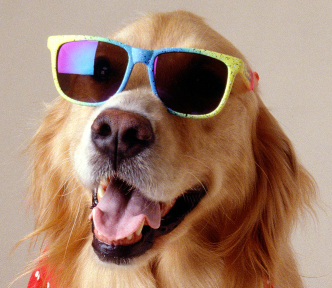
#> input picture vision1/Archivos del curso/perro_cara.jpg, 332 x 288 px, found by its file name
$ python Bordes.py
#> lines starting #> are read from the running program, lines starting #| are printed output that depends on the picture; after the words box and inside, x2 and y2 are one past the last pixel; in counts of white or black regions, pixels touching at a corner belong together
import numpy as np
import matplotlib.pyplot as plt
import cv2
perro = cv2.imread('C:/Users/valef/Downloads/vision1/Archivos del curso/perro_cara.jpg')
#> perro is the input picture: shape (288, 332, 3); mean B, G, R 109.9, 129.3, 161.3
plt.figure()
plt.imshow(perro)

ba=cv2.Canny(perro,127,127)
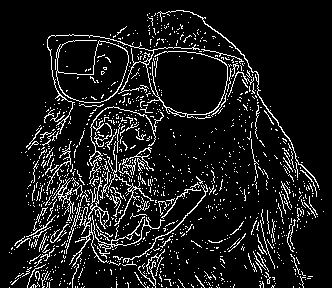
#> ba: shape (288, 332); 10% white in thin lines or dots
bb=cv2.Canny(perro,0,255)
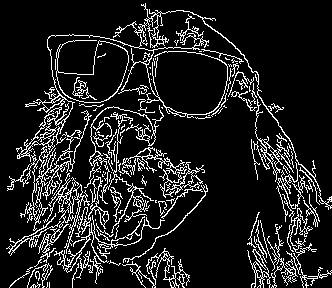
#> bb: shape (288, 332); 12.5% white in thin lines or dots
bc=cv2.Canny(perro,255,0)
bd=cv2.Canny(perro,0,127)
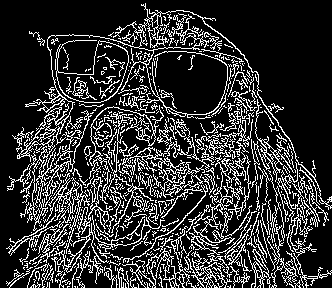
#> bd: shape (288, 332); 20% white in thin lines or dots
be=cv2.Canny(perro,127,0)
bf=cv2.Canny(perro,100,160)
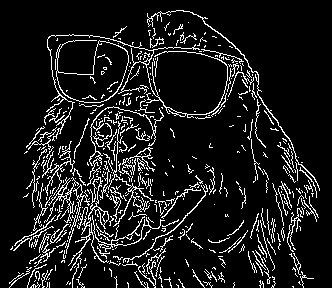
#> bf: shape (288, 332); 10.6% white in thin lines or dots

f, grid = plt.subplots(2,3)

grid[0,0].imshow(ba)
grid[0,1].imshow(bb)
grid[0,2].imshow(bc)
grid[1,0].imshow(bd)
grid[1,1].imshow(be)
grid[1,2].imshow(bf)

grid[0,0].axis('off')
grid[0,1].axis('off')
grid[0,2].axis('off')
grid[1,0].axis('off')
grid[1,1].axis('off')
grid[1,2].axis('off')

mediana=np.median(perro)
#> mediana = 160
lower=int(max(0,0.7*mediana))
#> lower = 112
upper=int(min(255,1.3*mediana))
#> upper = 208

blur=cv2.blur(perro,(3,3))
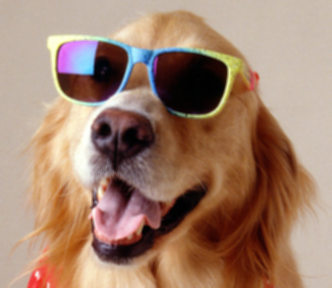
#> blur: shape (288, 332, 3); mean B, G, R 109.9, 129.3, 161.3
bordes=cv2.Canny(blur,lower,upper)
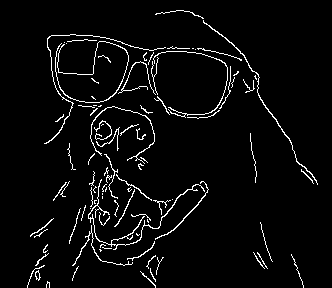
#> bordes: shape (288, 332); 4.1% white in thin lines or dots, all inside (x1, y1, x2, y2) = (27, 10, 318, 288)
plt.figure()
plt.imshow(bordes)

$ run again, with vision1/Archivos del curso/Weld.jpg copied over vision1/Archivos del curso/perro_cara.jpg
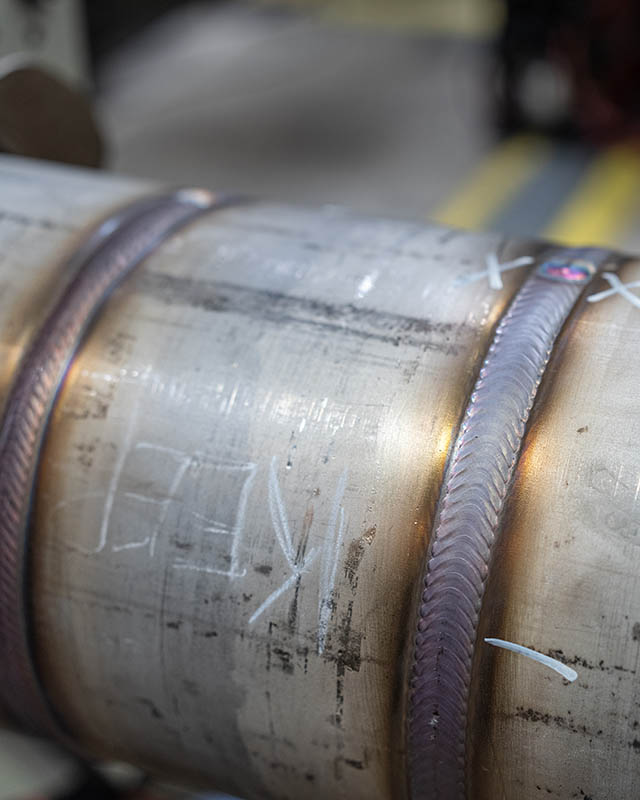
#> input picture vision1/Archivos del curso/Weld.jpg, 640 x 800 px, found by its file name
#> perro is the input picture: shape (800, 640, 3); mean B, G, R 114.4, 115.4, 117.9
#> `ba=cv2.Canny(perro,127,127)`:
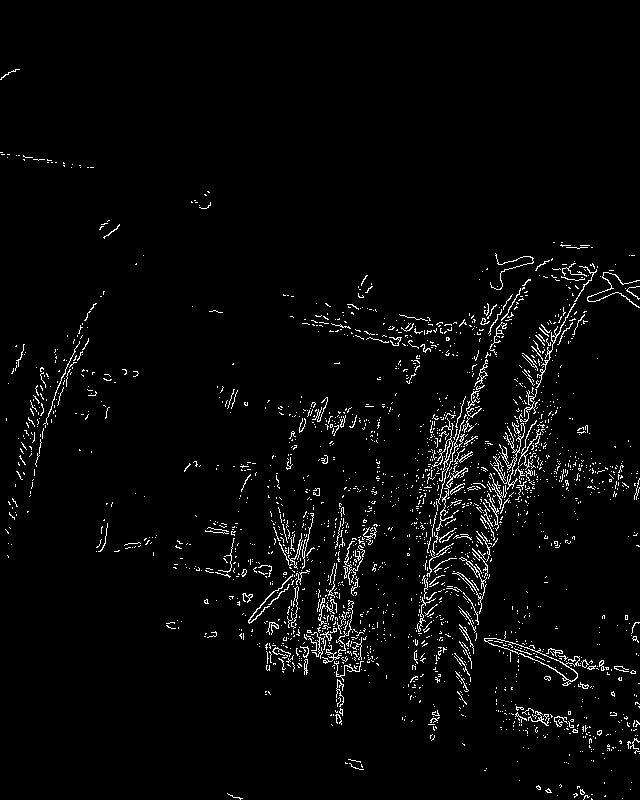
#> ba: shape (800, 640); 3% white in thin lines or dots
#> bb: shape (800, 640); 7% white in thin lines or dots, all inside (x1, y1, x2, y2) = (41, 215, 640, 800)
#> bd: shape (800, 640); 11.3% white in thin lines or dots
#> bf: shape (800, 640); 3.2% white in thin lines or dots
#> mediana = 112
#> lower = 78
#> upper = 145
#> `bordes=cv2.Canny(blur,lower,upper)`:
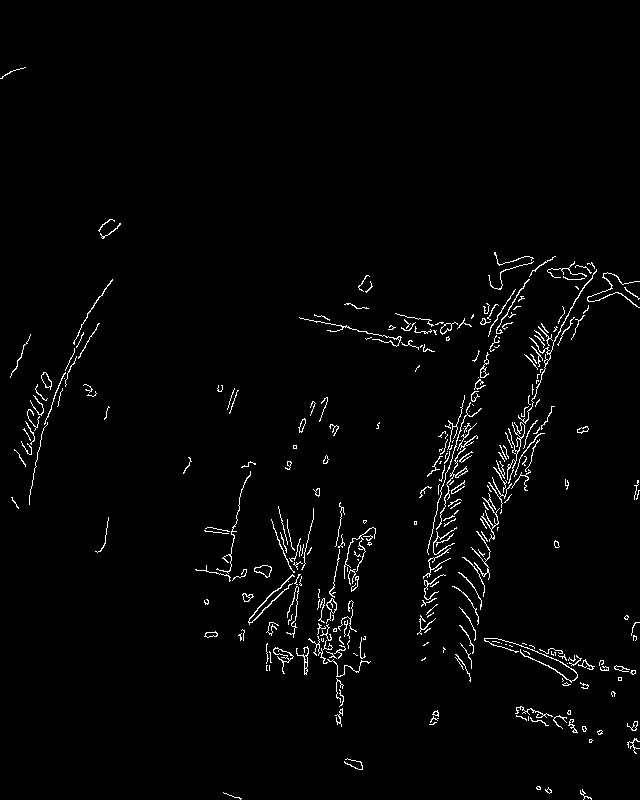
#> bordes: shape (800, 640); 2% white in thin lines or dots

$ run again, with vision1/Archivos del curso/Weld2.jpg copied over vision1/Archivos del curso/perro_cara.jpg
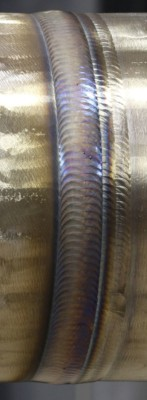
#> input picture vision1/Archivos del curso/Weld2.jpg, 147 x 400 px, found by its file name
#> perro is the input picture: shape (400, 147, 3); mean B, G, R 95.8, 106.6, 114.9
#> `ba=cv2.Canny(perro,127,127)`:
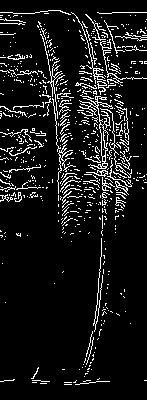
#> ba: shape (400, 147); 9.2% white in thin lines or dots
#> bb: shape (400, 147); 11.3% white in thin lines or dots, all inside (x1, y1, x2, y2) = (0, 10, 147, 338)
#> bd: shape (400, 147); 18.8% white in thin lines or dots
#> bf: shape (400, 147); 9.9% white in thin lines or dots
#> mediana = 92
#> lower = 64
#> upper = 119
#> `bordes=cv2.Canny(blur,lower,upper)`:
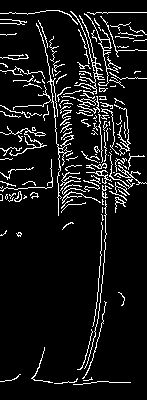
#> bordes: shape (400, 147); 8.9% white in thin lines or dots

$ run again, with vision1/Archivos del curso/ajedrez_real.jpg copied over vision1/Archivos del curso/perro_cara.jpg
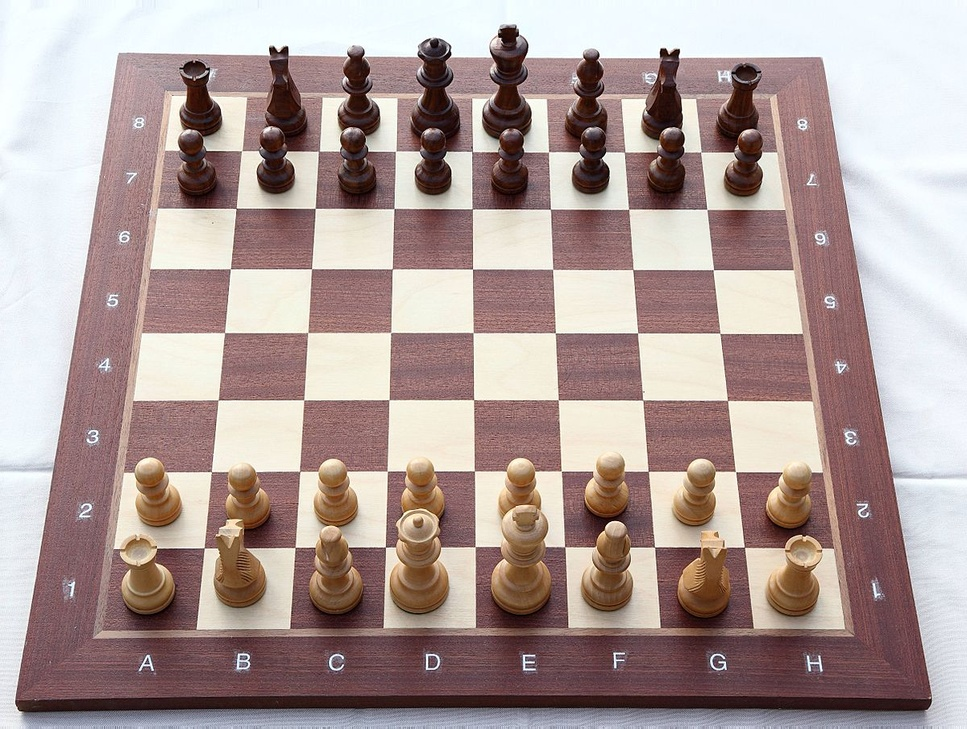
#> input picture vision1/Archivos del curso/ajedrez_real.jpg, 967 x 729 px, shrunk from 1200 x 905 before the run, found by its file name
#> perro is the input picture: shape (729, 967, 3); mean B, G, R 153.2, 156.4, 174.5
#> `ba=cv2.Canny(perro,127,127)`:
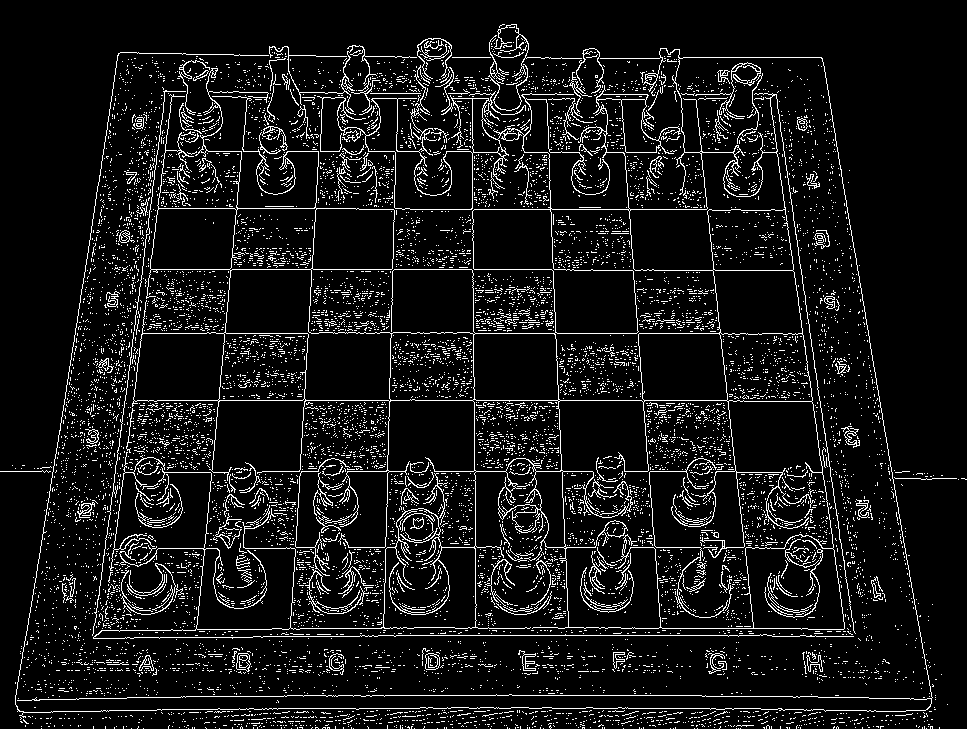
#> ba: shape (729, 967); 8.5% white in thin lines or dots
#> bb: shape (729, 967); 8.2% white in thin lines or dots
#> bd: shape (729, 967); 17.3% white in thin lines or dots
#> bf: shape (729, 967); 8.6% white in thin lines or dots
#> mediana = 155
#> lower = 108
#> upper = 201
#> `bordes=cv2.Canny(blur,lower,upper)`:
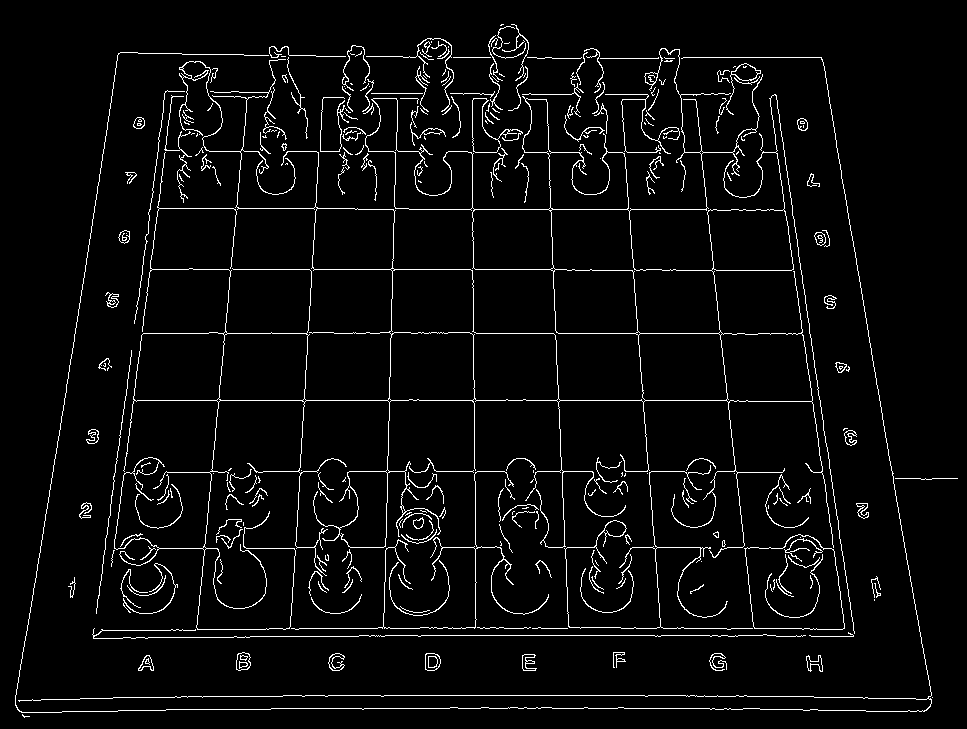
#> bordes: shape (729, 967); 4.2% white in thin lines or dots
